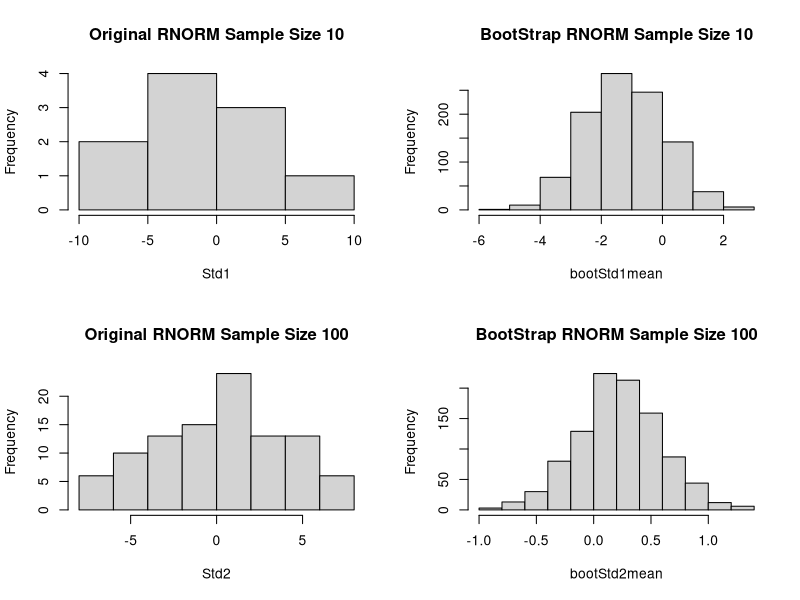
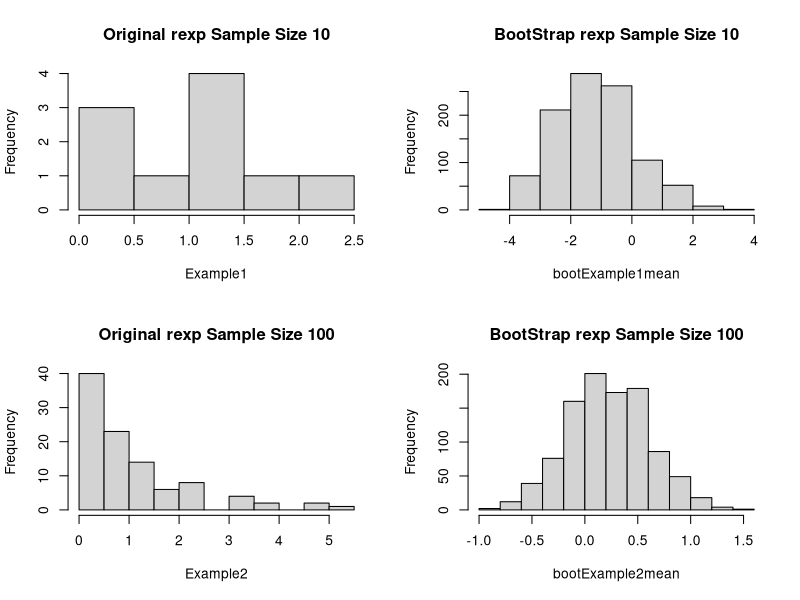

The R source for these figures, in order:
## ---- chunk 1
Std1<-rnorm(10, 0, 4)
Std1
Std2<-rnorm(100, 0, 4)
Std2
## ---- chunk 2
Example1 <- rexp(10)  
Example1
Example2 <- rexp(100)
Example2
## ---- chunk 3
bootStd1mean <- numeric(1000)
bootStd2mean <- numeric(1000)
bootExample1mean <- numeric(1000)
bootExample2mean <- numeric(1000)
## ---- chunk 4
for (i in 1:1000) {
bootStd1 <- sample(Std1, size=length(Std1), replace=TRUE)
bootStd2 <- sample(Std2, size=length(Std2), replace=TRUE)

bootexp1 <- sample(Std1, size=length(Example1), replace=TRUE)
bootexp2 <- sample(Std2, size=length(Example2), replace=TRUE)

bootStd1mean[i] <- mean(bootStd1)
bootStd2mean[i] <- mean(bootStd2)

bootExample1mean[i] <- mean(bootexp1)
bootExample2mean[i] <- mean(bootexp2)
}
## ---- chunk 5
par(mfrow=c(2,2))
hist(Std1, main = "Original RNORM Sample Size 10")
hist(bootStd1mean, main = "BootStrap RNORM Sample Size 10")

hist(Std2, main = "Original RNORM Sample Size 100")
hist(bootStd2mean, main = "BootStrap RNORM Sample Size 100")

## ---- chunk 6
par(mfrow=c(2,2))
hist(Example1, main = "Original rexp Sample Size 10")
hist(bootExample1mean, main = "BootStrap rexp Sample Size 10")

hist(Example2, main = "Original rexp Sample Size 100")
hist(bootExample2mean, main = "BootStrap rexp Sample Size 100")
